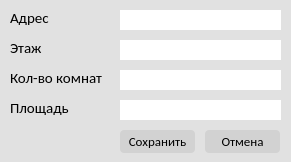
<?xml version="1.0" encoding="UTF-8"?>
<ui version="4.0">
 <class>AddFlat</class>
 <widget class="QDialog" name="AddFlat">
  <property name="geometry">
   <rect>
    <x>0</x>
    <y>0</y>
    <width>291</width>
    <height>162</height>
   </rect>
  </property>
  <property name="minimumSize">
   <size>
    <width>291</width>
    <height>162</height>
   </size>
  </property>
  <property name="maximumSize">
   <size>
    <width>291</width>
    <height>162</height>
   </size>
  </property>
  <property name="windowTitle">
   <string>Добавление квартиры</string>
  </property>
  <property name="windowIcon">
   <iconset resource="../resource/res.qrc">
    <normaloff>:/new/window_icons/icons/card.png</normaloff>:/new/window_icons/icons/card.png</iconset>
  </property>
  <property name="styleSheet">
   <string notr="true">QDialog{
background: rgb(225, 225, 225);
}

QPushButton{
background: rgb(210,210,210);
border: none;
border-radius: 4px;
font-family: Calibri;
font-size: 10pt;
}
QPushButton:hover{
background: rgb(195, 195, 195);
}

QLineEdit {
border: none;
}

QLabel{
font-size: 11pt;
font-family: Calibri;
}</string>
  </property>
  <widget class="QLineEdit" name="addres_line">
   <property name="geometry">
    <rect>
     <x>120</x>
     <y>10</y>
     <width>161</width>
     <height>20</height>
    </rect>
   </property>
   <property name="maxLength">
    <number>40</number>
   </property>
   <property name="alignment">
    <set>Qt::AlignRight|Qt::AlignTrailing|Qt::AlignVCenter</set>
   </property>
  </widget>
  <widget class="QLineEdit" name="block_line">
   <property name="geometry">
    <rect>
     <x>120</x>
     <y>40</y>
     <width>161</width>
     <height>20</height>
    </rect>
   </property>
   <property name="maxLength">
    <number>3</number>
   </property>
   <property name="alignment">
    <set>Qt::AlignRight|Qt::AlignTrailing|Qt::AlignVCenter</set>
   </property>
  </widget>
  <widget class="QLineEdit" name="rooms_line">
   <property name="geometry">
    <rect>
     <x>120</x>
     <y>70</y>
     <width>161</width>
     <height>20</height>
    </rect>
   </property>
   <property name="maxLength">
    <number>2</number>
   </property>
   <property name="alignment">
    <set>Qt::AlignRight|Qt::AlignTrailing|Qt::AlignVCenter</set>
   </property>
  </widget>
  <widget class="QLineEdit" name="area_line">
   <property name="geometry">
    <rect>
     <x>120</x>
     <y>100</y>
     <width>161</width>
     <height>20</height>
    </rect>
   </property>
   <property name="maxLength">
    <number>3</number>
   </property>
   <property name="alignment">
    <set>Qt::AlignRight|Qt::AlignTrailing|Qt::AlignVCenter</set>
   </property>
  </widget>
  <widget class="QLabel" name="label">
   <property name="geometry">
    <rect>
     <x>10</x>
     <y>10</y>
     <width>111</width>
     <height>16</height>
    </rect>
   </property>
   <property name="text">
    <string>Адрес</string>
   </property>
  </widget>
  <widget class="QLabel" name="label_2">
   <property name="geometry">
    <rect>
     <x>10</x>
     <y>40</y>
     <width>111</width>
     <height>16</height>
    </rect>
   </property>
   <property name="text">
    <string>Этаж</string>
   </property>
  </widget>
  <widget class="QLabel" name="label_3">
   <property name="geometry">
    <rect>
     <x>10</x>
     <y>70</y>
     <width>111</width>
     <height>16</height>
    </rect>
   </property>
   <property name="text">
    <string>Кол-во комнат</string>
   </property>
  </widget>
  <widget class="QLabel" name="label_4">
   <property name="geometry">
    <rect>
     <x>10</x>
     <y>100</y>
     <width>111</width>
     <height>16</height>
    </rect>
   </property>
   <property name="text">
    <string>Площадь</string>
   </property>
  </widget>
  <widget class="QPushButton" name="save_button">
   <property name="geometry">
    <rect>
     <x>120</x>
     <y>130</y>
     <width>75</width>
     <height>23</height>
    </rect>
   </property>
   <property name="text">
    <string>Сохранить</string>
   </property>
  </widget>
  <widget class="QPushButton" name="cancel_button">
   <property name="geometry">
    <rect>
     <x>205</x>
     <y>130</y>
     <width>75</width>
     <height>23</height>
    </rect>
   </property>
   <property name="text">
    <string>Отмена</string>
   </property>
  </widget>
 </widget>
 <resources>
  <include location="../resource/res.qrc"/>
 </resources>
 <connections/>
</ui>
